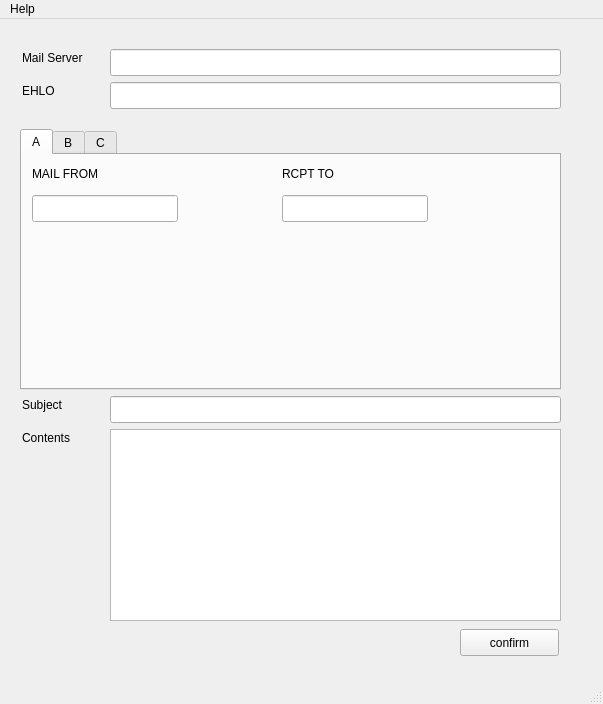
<?xml version="1.0" encoding="UTF-8"?>
<ui version="4.0">
 <class>MainWindow</class>
 <widget class="QMainWindow" name="MainWindow">
  <property name="geometry">
   <rect>
    <x>0</x>
    <y>0</y>
    <width>603</width>
    <height>704</height>
   </rect>
  </property>
  <property name="windowTitle">
   <string>MainWindow</string>
  </property>
  <widget class="QWidget" name="centralwidget">
   <widget class="QPushButton" name="pushButton">
    <property name="geometry">
     <rect>
      <x>460</x>
      <y>610</y>
      <width>99</width>
      <height>27</height>
     </rect>
    </property>
    <property name="text">
     <string>confirm</string>
    </property>
   </widget>
   <widget class="QTabWidget" name="tabWidget">
    <property name="geometry">
     <rect>
      <x>20</x>
      <y>110</y>
      <width>541</width>
      <height>261</height>
     </rect>
    </property>
    <property name="currentIndex">
     <number>0</number>
    </property>
    <widget class="QWidget" name="tab">
     <attribute name="title">
      <string>A</string>
     </attribute>
     <widget class="QLineEdit" name="form_rcptto">
      <property name="geometry">
       <rect>
        <x>260</x>
        <y>40</y>
        <width>146</width>
        <height>27</height>
       </rect>
      </property>
     </widget>
     <widget class="QLabel" name="label_2">
      <property name="geometry">
       <rect>
        <x>10</x>
        <y>10</y>
        <width>82</width>
        <height>17</height>
       </rect>
      </property>
      <property name="text">
       <string>MAIL FROM</string>
      </property>
     </widget>
     <widget class="QLineEdit" name="form_mailfrom">
      <property name="geometry">
       <rect>
        <x>10</x>
        <y>40</y>
        <width>146</width>
        <height>27</height>
       </rect>
      </property>
     </widget>
     <widget class="QLabel" name="label_3">
      <property name="geometry">
       <rect>
        <x>260</x>
        <y>10</y>
        <width>60</width>
        <height>17</height>
       </rect>
      </property>
      <property name="text">
       <string>RCPT TO</string>
      </property>
     </widget>
    </widget>
    <widget class="QWidget" name="tab_3">
     <attribute name="title">
      <string>B</string>
     </attribute>
    </widget>
    <widget class="QWidget" name="tab_2">
     <attribute name="title">
      <string>C</string>
     </attribute>
    </widget>
   </widget>
   <widget class="QLabel" name="label_6">
    <property name="geometry">
     <rect>
      <x>22</x>
      <y>30</y>
      <width>78</width>
      <height>17</height>
     </rect>
    </property>
    <property name="text">
     <string>Mail Server</string>
    </property>
   </widget>
   <widget class="QLabel" name="label">
    <property name="geometry">
     <rect>
      <x>22</x>
      <y>63</y>
      <width>38</width>
      <height>17</height>
     </rect>
    </property>
    <property name="text">
     <string>EHLO</string>
    </property>
   </widget>
   <widget class="QLineEdit" name="form_ehlo">
    <property name="geometry">
     <rect>
      <x>110</x>
      <y>63</y>
      <width>451</width>
      <height>27</height>
     </rect>
    </property>
   </widget>
   <widget class="QLineEdit" name="form_mailserver">
    <property name="geometry">
     <rect>
      <x>110</x>
      <y>30</y>
      <width>451</width>
      <height>27</height>
     </rect>
    </property>
   </widget>
   <widget class="QLineEdit" name="form_subject">
    <property name="geometry">
     <rect>
      <x>110</x>
      <y>377</y>
      <width>451</width>
      <height>27</height>
     </rect>
    </property>
   </widget>
   <widget class="QLabel" name="label_7">
    <property name="geometry">
     <rect>
      <x>22</x>
      <y>377</y>
      <width>52</width>
      <height>17</height>
     </rect>
    </property>
    <property name="text">
     <string>Subject</string>
    </property>
   </widget>
   <widget class="QLabel" name="label_4">
    <property name="geometry">
     <rect>
      <x>22</x>
      <y>410</y>
      <width>64</width>
      <height>17</height>
     </rect>
    </property>
    <property name="text">
     <string>Contents</string>
    </property>
   </widget>
   <widget class="QTextEdit" name="form_data">
    <property name="geometry">
     <rect>
      <x>110</x>
      <y>410</y>
      <width>451</width>
      <height>192</height>
     </rect>
    </property>
   </widget>
  </widget>
  <widget class="QMenuBar" name="menubar">
   <property name="geometry">
    <rect>
     <x>0</x>
     <y>0</y>
     <width>603</width>
     <height>31</height>
    </rect>
   </property>
   <widget class="QMenu" name="menuMail_Attack_v0_1">
    <property name="title">
     <string>Help</string>
    </property>
    <addaction name="actionInformation"/>
    <addaction name="actionLicense"/>
   </widget>
   <addaction name="menuMail_Attack_v0_1"/>
  </widget>
  <widget class="QStatusBar" name="statusbar"/>
  <action name="actionInformation">
   <property name="text">
    <string>information</string>
   </property>
  </action>
  <action name="actionLicense">
   <property name="text">
    <string>license</string>
   </property>
  </action>
 </widget>
 <tabstops>
  <tabstop>form_mailserver</tabstop>
  <tabstop>form_ehlo</tabstop>
  <tabstop>form_mailfrom</tabstop>
  <tabstop>form_rcptto</tabstop>
  <tabstop>form_subject</tabstop>
  <tabstop>form_data</tabstop>
  <tabstop>pushButton</tabstop>
 </tabstops>
 <resources/>
 <connections/>
</ui>
